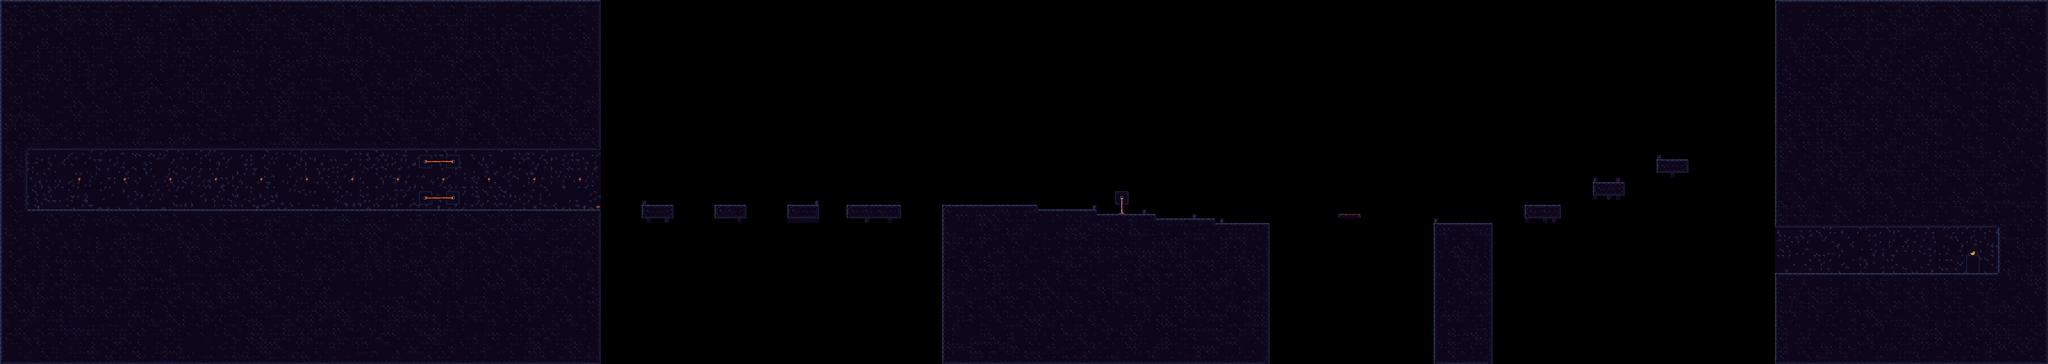

Tiled map render using the project's own tile images. Description and the map definition, with tile-layer contents summarised, below:
An orthogonal 450x80 tile map with 8x8 px tiles, 5 tile layers (Details, Collide, DeathBlocks, Enemy Stopper, ...).

<map version="1.9" tiledversion="1.9.2" orientation="orthogonal" renderorder="right-down" width="450" height="80" tilewidth="8" tileheight="8" infinite="0" nextlayerid="6" nextobjectid="1">
 <editorsettings>
  <export target="level5.json" format="json" />
 </editorsettings>
 <tileset firstgid="1" name="base_tiles" tilewidth="8" tileheight="8" tilecount="504" columns="24">
  <image source="tiles5.png" width="192" height="168" />
 </tileset>
 <layer id="5" name="Details" width="450" height="80">
  <data>[36000 cells, 2166 non-empty, 30 distinct tile ids]</data>
 </layer>
 <layer id="1" name="Collide" width="450" height="80">
  <data>[36000 cells, 16199 non-empty, 27 distinct tile ids]</data>
 </layer>
 <layer id="2" name="DeathBlocks" width="450" height="80">
  <data>[36000 cells, 18 non-empty, 4 distinct tile ids]</data>
 </layer>
 <layer id="3" name="Enemy Stopper" width="450" height="80">
  <data>[36000 cells, 0 non-empty, 0 distinct tile ids]</data>
 </layer>
 <layer id="4" name="Exit" width="450" height="80">
  <data>[36000 cells, 15 non-empty, 8 distinct tile ids]</data>
 </layer>
</map>
